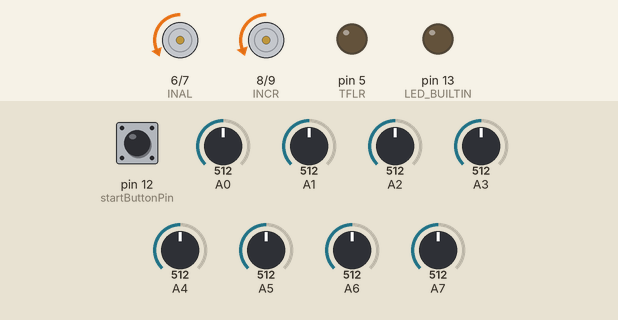
Simulated run of this sketch. Board: Arduino Nano, built with avr-gcc and run on an emulated ATmega328P. Parts: motor-driver pin pairs drawn as motors (green arrow = first pin HIGH = forward, orange = second pin HIGH = backward, longer = more drive, scaled by the enable pin), output pins drawn as LEDs (lit = HIGH). The test bench sets the inputs (shaded band); at power-on: A4 = 512, A5 = 512, A0 = 512, A1 = 512, A2 = 512, A3 = 512, pin 12 (startButtonPin) LOW, A6 = 512, A7 = 512. What the sketch prints to the serial monitor is not drawn.

Above: at 12.8 s.
12.9 s: A4 set to 716
At 13.3 s:
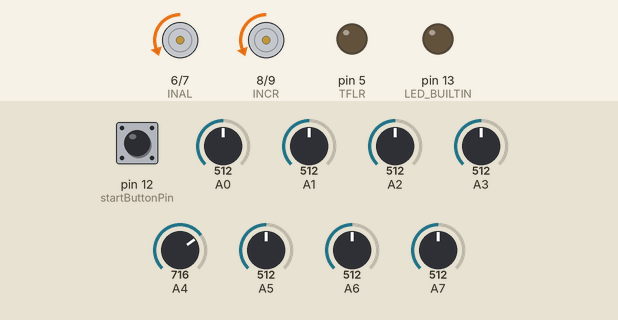
14.4 s: A5 set to 716
At 15.6 s:
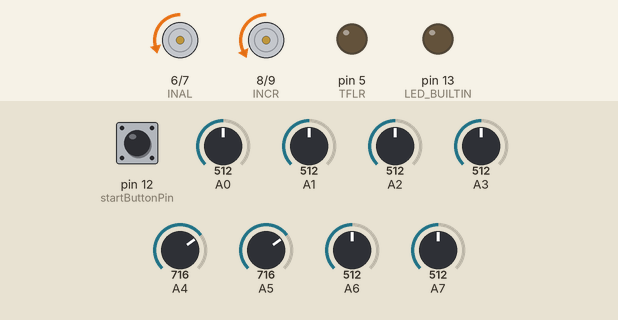
15.9 s: A0 set to 716
At 16.6 s:
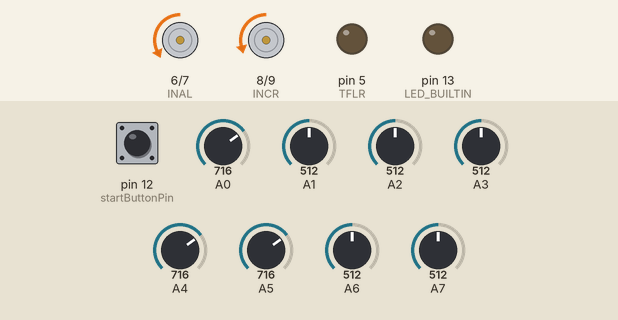
17.4 s: A1 set to 716
At 18.0 s:
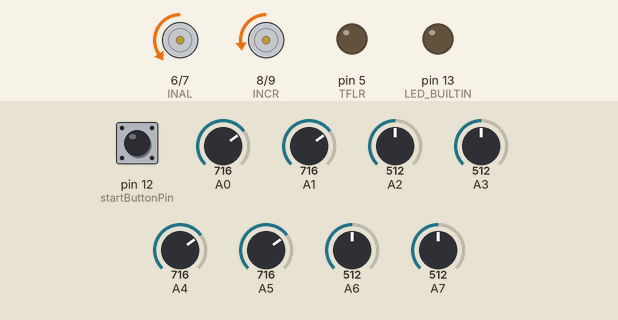
18.9 s: A2 set to 716
At 20.1 s:
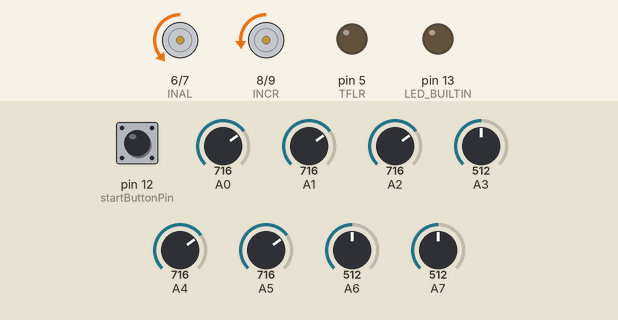
20.4 s: A3 set to 716
At 21.3 s:
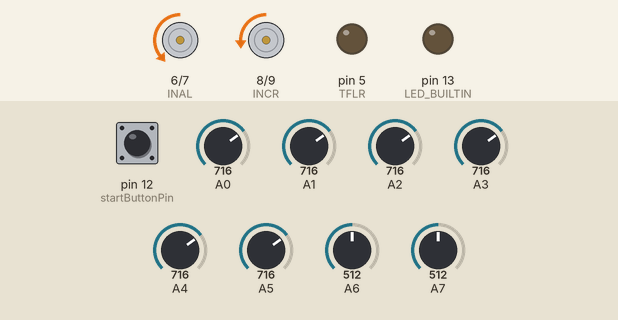
Timing chart, 0 to 22.9 s (numbered marks = the images above; inputs shaded):
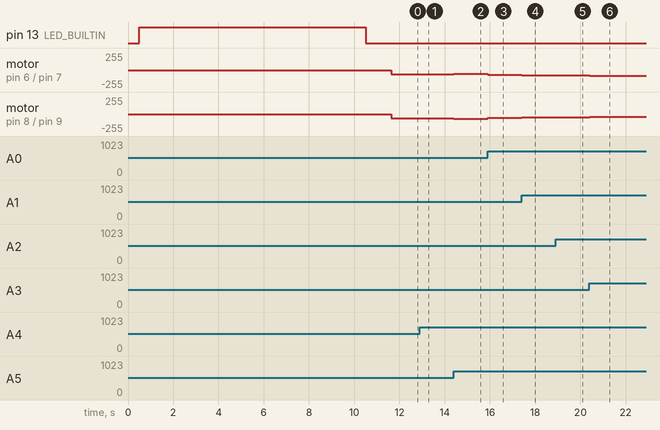

The sketch:

wallFolloerrAndObstackeAvoider.ino
```cpp
// Define the pin for the start button***************************************************************
const int startButtonPin = 12;
int position = 3500;


// *****************************************************************************************
// variable for find reference function*************************************************************
  int refline = 0;
  int refwall = 0;
  int refobs = 0;

// library function for ir arrray***********************************************************
#include <QTRSensors.h>

QTRSensors qtr;  // Use QTRSensorsAnalog for analog sensors

const uint8_t SensorCount = 8;
uint16_t sensorValues[SensorCount];
uint16_t calibratedMin[SensorCount];
uint16_t calibratedMax[SensorCount];

int val, cnt, sum = 0;
uint16_t threshold = 500; // This will store the calculated threshold

// Add a global array for storing old sensor values
uint16_t oldsensorValues[SensorCount];
//*****************************************************************************************************

//variable and library function for read sonar sensor***********************************************
#include <NewPing.h>

#define MAX_DIS 200
#define EL 2
#define EF 3
#define ER 4
#define TFLR 5

NewPing sonarFront(TFLR, EF, MAX_DIS);
NewPing sonarLeft(TFLR, EL, MAX_DIS);
NewPing sonarRight(TFLR, ER, MAX_DIS);

unsigned int disFront = 0;
unsigned int disLeft = 0;
unsigned int disRight = 0;

//**************************************************************************************************
//initialize motor driver **************************************************************************
#define INAL 6
#define INBL 7
#define INCR 8
#define INDR 9
#define ENAL 10
#define ENBR 11
//**************************************************************************************************
//initialize PID control ***************************************************************************
int lastError = 0; // last  error for pid
int Error = 0; //   calculated error before entering pid
//the speed can be between 0 and 255 - 0 is LOW and 255 is HIGH. At a high value,
//you may risk burning the motors, because the voltage supplied by the PWM control
//is higher than 6V.
 int maxspeeda = 100;
 int maxspeedb =100;
 int basespeeda = 65;
 int basespeedb = 65;
/*If your robot can't take tight curves, you can set up the robot
  to revolve around the base (and not around one of the wheels) by
  setting the minspeed to a negative value (-100), so the motors will go
  forward and backward. Doing this the motors can wear out faster.
  If you don't want to do this, set the minspeed to 0, so the motors
  will only go forward.
*/
//const int minspeeda = 0;
//const int minspeedb = 0;
const int minspeeda = -100;
const int minspeedb = -100;


float WKp = 0;  //KP KI KD VALUE FOR WALL OR OBSTACKLE
float WKi = 0;
float WKd = 0;


float LKp = .8;  //KP KI KD VALUE FOR WALL OR OBSTACKLE
float LKi = 0.0007;
float LKd = 0.03;

uint8_t multiP = 1;
uint8_t multiI = 1;
uint8_t multiD = 1;

uint8_t Kpfinal;
uint8_t Kifinal;
uint8_t Kdfinal;

int P;
int I;
int D;
float Pvalue;
float Ivalue;
float Dvalue;

//*******************************************************************************************************


void setup() {
    Serial.begin(9600);

//setup motor driver pinmode*********************************************************************
  // Set motor connection as output
  pinMode(INAL,OUTPUT);
  pinMode(INBL,OUTPUT);
  pinMode(INCR,OUTPUT);
  pinMode(INDR,OUTPUT);
  pinMode(ENAL,OUTPUT);
  pinMode(ENBR,OUTPUT);

  // start with both motor off
  analogWrite(ENAL,0);
  analogWrite(ENBR,0);
  digitalWrite(INAL,LOW);
  digitalWrite(INBL,LOW);
  digitalWrite(INCR,LOW);
  digitalWrite(INDR,LOW);

//***********************************************************************
//setup soner sensor pins************************************************
  pinMode(TFLR, OUTPUT);
  pinMode(EF, INPUT);
  pinMode(EL, INPUT);
  pinMode(ER, INPUT);
  Serial.begin(9600);
//**********************************************************************
// Setup code for ir array  *************************************************************************
  qtr.setTypeAnalog();
  qtr.setSensorPins((const uint8_t[]){A0, A1, A2, A3, A4, A5, A6, A7}, SensorCount);
  qtr.setEmitterPin(2);

  delay(500);
  pinMode(LED_BUILTIN, OUTPUT);
  digitalWrite(LED_BUILTIN, HIGH); // turn on Arduino's LED to indicate we are in calibration mode

  // Calibrate the sensors
  Serial.print("calibration start");
  for (uint16_t i = 0; i < 400; i++)
  {
    qtr.calibrate();
  }
  digitalWrite(LED_BUILTIN, LOW); // turn off Arduino's LED to indicate we are through with calibration

  // Copy the calibration values to calibratedMin and calibratedMax
  for (uint8_t i = 0; i < SensorCount; i++)
  {
    calibratedMin[i] = qtr.calibrationOn.minimum[i];
    calibratedMax[i] = qtr.calibrationOn.maximum[i];
  }

  // Calculate the threshold as the average middle value between calibrated min and max
  threshold = 0;
  for (uint8_t i = 0; i < SensorCount; i++)
  {
    threshold += (calibratedMax[i] + calibratedMin[i]) / 2;
  }
  threshold /= SensorCount;
 Serial.print("calibration end");
  // print the calibration minimum values measured when emitters were on
  // Serial.begin(9600);
  for (uint8_t i = 0; i < SensorCount; i++)
  {
    Serial.print(calibratedMin[i]);
    Serial.print(' ');
  }
  Serial.println();

  // print the calibration maximum values measured when emitters were on
  for (uint8_t i = 0; i < SensorCount; i++)
  {
    Serial.print(calibratedMax[i]);
    Serial.print(' ');
  }
  Serial.println();
  Serial.println(threshold);
  delay(1000);

// *************************************************************************************************
// wait for start button ****************************************************************
// Set the start button pin as an input
   Serial.print("starting loop");
  pinMode(startButtonPin, INPUT);

  Serial.println("Waiting for the start button...");
  Serial.print("starting loop");

  waitForStartButton();

  Serial.println("Start button pressed. Starting the robot...");
  Serial.print("starting loop end");
}

// // Define the pin for the start button
// const int startButtonPin = 12;

// void setup() {
//     // Serial.begin(9600);

//     // Set the start button pin as an input
//     pinMode(startButtonPin, INPUT);

//     // Wait for the start button to be pressed
//     // waitForStartButton();

//     // Start your robot's main functionality here
//     Serial.println("Start button pressed. Starting the robot...");
// }


void waitForStartButton() {
    Serial.println("Waiting for the start button...");
    while (true) {
        if (digitalRead(startButtonPin) == HIGH) {
           break;
            }
            return; // Start button pressed, exit the function
        }
    }


void loop() {


// forward_brake(60, 50);
// delay(2000);
// left_brake(150, 150);
// delay(2000);
// right_brake(140, 160);
// delay(2000);
//  ReadSonar();
//   Serial.print("disFront: ");
//   Serial.println(disFront);
//   Serial.print("disLeft: ");
//   Serial.println(disLeft);
//   Serial.print("disRight: ");
//   Serial.println(disRight);
//   delay(1000);
//   Serial.println();
//   Serial.println();


// if(refobs == 1 ){  bridge_obstackle_control();}
//   // if qnt ==0 && go wall control wall not found
// // if(refline == 1 ){ line_robot_control();}

// else if(refwall == 1 ){  wall_robot_control();}

// // else{ } //qnt =0 stay certain time find reference then turn around

// Serial.print("main  loop");

// //  IRAnalysis();
BIRAnalysis();

//  for (uint8_t i = 0; i < SensorCount; i++)
//   {
//     Serial.print(sensorValues[i]);
//     Serial.print('\t');
//   }
//   Serial.println(position);

  // delay(250);

 Error = position - 3500;
//   // Error =0;
//   Serial.println("Error");
//  Serial.println(Error);
     PID(Error, LKp, LKi, LKd );

    //  line_robot_control();


}


// function for pid controlsystem ************************************************************************

void forward_brake(int posa, int posb) {
  digitalWrite(INAL,LOW);
  digitalWrite(INBL,HIGH);
  digitalWrite(INCR,LOW);
  digitalWrite(INDR,HIGH);
  analogWrite(ENAL, posa);
  analogWrite(ENBR, posb);
}
void left_brake(int posa, int posb) {
  digitalWrite(INAL,HIGH); //left motor backword
  digitalWrite(INBL,LOW);
  digitalWrite(INCR,LOW); //right motor forword
  digitalWrite(INDR,HIGH);
  analogWrite(ENAL, posa);
  analogWrite(ENBR, posb);
}
void right_brake(int posa, int posb) {
  // left motor forword
  digitalWrite(INAL,LOW);
  digitalWrite(INBL,HIGH);
   //right motor backword
  digitalWrite(INCR,HIGH);
  digitalWrite(INDR,LOW);
  analogWrite(ENAL, posa);
  analogWrite(ENBR, posb);


}


void PID(int error, float Kp, float Ki, float Kd) {
  int P = error;
  int I = I + error;
  int D = error - lastError;
  lastError = error;
  Pvalue = (Kp/pow(10,multiP))*P;
  Ivalue = (Ki/pow(10,multiI))*I;
  Dvalue = (Kd/pow(10,multiD))*D;

  float motorspeed = Pvalue + Ivalue + Dvalue;

  int motorspeeda = basespeeda - motorspeed; // left motor speed   --error negative mean i have to go right increase left speed
  int motorspeedb = basespeedb + motorspeed; // right motor speed

  if (motorspeeda > maxspeeda) {
    motorspeeda = maxspeeda;
  }
  if (motorspeedb > maxspeedb) {
    motorspeedb = maxspeedb;
  }
  if (motorspeeda < minspeeda) {
    motorspeeda = minspeeda;
  }
  if (motorspeedb < minspeedb) {
    motorspeedb = minspeedb;
  }
  //Serial.print(motorspeeda); Serial.print(" "); Serial.println(motorspeedb);
  speedcontrol(motorspeeda, motorspeedb);
  Serial.println(motorspeeda);
    Serial.println( motorspeedb);
}

void speedcontrol(int mota, int motb) {
  if (mota >= 0 && motb >= 0) {
    forward_brake(mota, motb-2);
  }
  if (mota < 0 && motb >= 0) {
    //dreapta
    mota = 0 - mota;
    // right_brake(mota, motb);
     left_brake(mota, motb);
  }
  if (mota >= 0 && motb < 0) {
    //stanga
    motb = 0 - motb;
    // left_brake(mota, motb);
    right_brake(mota, motb);
  }
}

//*********************************************************************************
//function to get distance from three soner***************************************

void ReadSonar() {
  disFront = sonarFront.ping_cm();
  disLeft = sonarLeft.ping_cm();
  disRight = sonarRight.ping_cm();
}
//******************************************************************************
//Ir Sensor reading function*******************************************


void WIRAnalysis(){
  position = qtr.readLineWhite(sensorValues); //cheak var type
  // int error = 3500 - position;


  int cnt = 0;
  float sum = 0;
  for (int i = 0; i < 8; i++) {
    if(sensorValues[i] <= threshold) {
      cnt++;
      sum = sum + i;
    }
  }
}


void BIRAnalysis(){
 position = qtr.readLineBlack(sensorValues);
  // int error = 3500 - position;


  int cnt = 0;
  float sum = 0;
  for (int i = 0; i < 8; i++) {
    if(sensorValues[i] >= threshold ) {
      cnt++;
      sum = sum + i;
    }
  }

}


void toggle(){

  int toggle = 0;
  for (int i = 0; i < 8; i++)
  {
    if((sensorValues[i] > threshold && oldsensorValues[i] <threshold ) || (sensorValues[i] < threshold && oldsensorValues[i] > threshold ))
     {
      toggle++;
     }
     for (int i = 0; i < 8; i++)
     {
    oldsensorValues[i] = sensorValues[i];
     }
  }
}


void IRAnalysis(){
  int black;
   int white;

  while(1){
    if(white == 1){
          WIRAnalysis();
          toggle();
          if(toggle > 5 ){
            black =1;
            white =0;

          }else{ break; }


      }else if(black == 1){
          BIRAnalysis();
          toggle();
          if(toggle > 5 ){
            black =1;
            white =0;

          }else{ break;}

      }else {      //use different ir analysis for choice black or white line

           BIRAnalysis();

          if(3<=cnt>=1 && cnt  || cnt ==6 ){
           black =1;
           white =0;
             }else{
           black =1;
           white =0; }


      }
  }
}


//********************************************************************88
// this function will find possible reference  ***********************


void Find_reference(){
  // int refline = 0;
  // int refwall = 0;
  // int refobs = 0;
  // IRAnalysis();
  ReadSonar();
  if( disFront <= 10 && disFront > 0){  // measure sutable distance for obstackle
    refobs = 1;
  }else{refobs = 0;}

  if( disLeft <= 40 && disLeft > 0 || disRight <= 40 && disRight > 0){
    refwall = 1;
  }else{refwall = 0;}

  if( cnt >= 1){
    refline = 1;
  }else{refline = 0;}
}


//********************************************************************************
//bridge and obstackle control function*******************************************

void bridge_obstackle_control(){//incomplete

forward_brake(0, 0);

  // ReadSonar();
  // if(disFront <= 10){
  //    maxspeeda = 80; //adjust based on base speed and set type int
  //    maxspeedb = 80;

  //  }else{
  //   maxspeeda = 100;
  //   maxspeedb = 100;
  //   }
  //   if(disFront <= 5){ //find suitable value for obstackle

  //       if(disLeft >=30 ){
  //         lastError = 0;
  //         while (1){
  //          while ( disLeft > 5){ //find sutable value based on front distance
  //         left_brake(50,65);

  //         }
  //         if( disLeft >=30){}

  //         Error = disLeft -5;//
  //         PID(Error, WKp, WKi, WKd );

  //       }

  //     }
  //   }

  // // if(disFront <= 8 && )

}
//*********************************************************************************************
// this function is able to follow any wall**********************************************

void wall_robot_control(){
  ReadSonar();

  if( disLeft <=40  && disLeft > 0 && disRight<=40 && disRight > 0 ){ // max distance of wall assume 40cm

    Error = disLeft - disRight;
    PID(Error, WKp, WKi, WKd );


  } else if( disLeft <=40 && disLeft > 0 ){

    int LRD = disLeft;
    int motorspeeda = 0;
    int motorspeedb = 0;

    lastError = 0;
    while (1) {

      // IRAnalysis();
      ReadSonar();

      // if(cnt>=1){
      //   break;  // Exit the loop
      // }
      // else
      if( disFront <=5 && disFront > 0 ){ // if find obstackle
        //turn right
        // right_brake(100, 100);
        break;

      }
      // else if( disLeft >=40) { // sonar lost obstackle
      // //turn left
      //   left_brake(100, 100);
      //   //forward_brake(100,0);
      // }
      else {
         Error = disLeft-LRD;
        //  Error =0;
        PID(Error, WKp, WKi, WKd );
      }
   }
  }
}
//**********************************************************************************


// function for array based control

void line_robot_control() {
  BIRAnalysis();


  //I made a case where the robot can cross the line (when the curve is too tight) and the position can be 3500
  //even though it is not on the center of the line. If you don't want your motors to rotate in 2 directions
  //comment the right_brake(100,100) / left_brake(100, 100) and uncomment the forward_brake(0,100) / forward_brake(0,100)
  if(cnt=6){} //stay to mid point of stop point then stop when stop code match set as motor speed

  if ( 6>cnt >= 3) {  //3 or more sensor see the line

     val = sum/cnt;
    if(val < 3.5) {   // line see in left side 0 to 3 or 4 dependino on there connection
      //turn right
      right_brake(100, 100);
      //forward_brake(0,100);
    }
    if(val > 3.5) {  // line see in left side but it also the condition when all sensor can see the line
      //turn left
      left_brake(100, 100);
      //forward_brake(100,0);
    }
    if(val == 3.5) { //symmetric sensor can see the line
      cnt = cnt/2;
      uint16_t mini = 1000;
      uint8_t minpos = 0;
      for (int i = 4 - cnt; i <= 3 + cnt; i++) {//identi fing which symmetric sensor could see line
         if (mini > sensorValues[i]) {
            mini = sensorValues[i];// identifying which sensor can see lowest reflectance among them
            minpos = i;
         }
      }
      if(minpos < 3.5) { //3,2,1 may see low reftance as they stey left so we have to turn right
        //turn right
        right_brake(100, 100);
        //forward_brake(0,100);
      }
      if(minpos > 3.5) {
        //turn left
        left_brake(100, 100);
        //forward_brake(100,0);
      }
    }
  }
  else {
     Error = position - 3500;
    //  Error = 3500- position;
     PID(Error, LKp, LKi, LKd );
  }
}

// **********************************************************************************************************
```

Measured:
- after the input at 12.9 s, motor on pin 6 (INAL) / pin 7 (INBL): backward 65/255 → backward 63/255 at once; motor on pin 8 (INCR) / pin 9 (INDR): backward 63/255 → backward 64/255 at once
- after the input at 14.4 s, motor on pin 6 (INAL) / pin 7 (INBL): backward 63/255 → backward 57/255 at once; motor on pin 8 (INCR) / pin 9 (INDR): backward 64/255 → backward 70/255 at once
- after the input at 15.9 s, motor on pin 6 (INAL) / pin 7 (INBL): backward 57/255 → backward 70/255 at once; motor on pin 8 (INCR) / pin 9 (INDR): backward 70/255 → backward 57/255 at once
- after the input at 17.4 s, motor on pin 6 (INAL) / pin 7 (INBL): backward 70/255 → backward 78/255 at once; motor on pin 8 (INCR) / pin 9 (INDR): backward 57/255 → backward 49/255 at once
- after the input at 18.9 s, motor on pin 6 (INAL) / pin 7 (INBL): backward 78/255 → backward 82/255 at once; motor on pin 8 (INCR) / pin 9 (INDR): backward 49/255 → backward 45/255 at once
- after the input at 20.4 s, motor on pin 6 (INAL) / pin 7 (INBL): backward 82/255 → backward 83/255 at once; motor on pin 8 (INCR) / pin 9 (INDR): backward 45/255 → backward 44/255 at once
